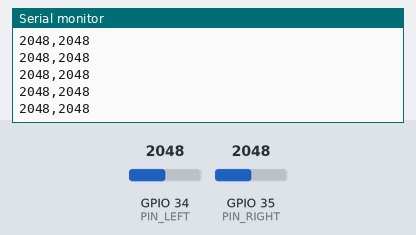
Bench run of a sketch on a simulated ESP32. Parts: the last lines printed to the serial monitor. Inputs (shaded band) come from the test bench; at power-on: GPIO 34 (PIN_LEFT) = 2048, GPIO 35 (PIN_RIGHT) = 2048 (analog values on the 0–4095 scale).

Above: at 1.2 s.
1.3 s: GPIO 34 (PIN_LEFT) set to 2866
At 1.8 s:
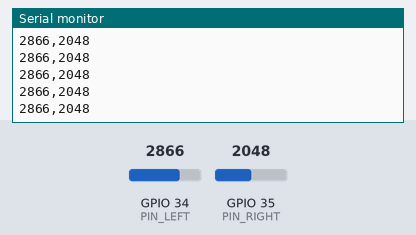
2.8 s: GPIO 35 (PIN_RIGHT) set to 2866
At 3.3 s:
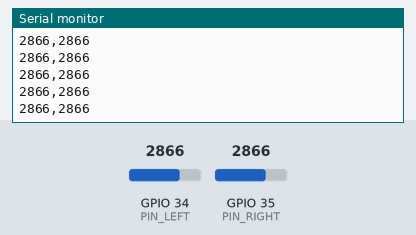
4.3 s: GPIO 34 (PIN_LEFT) set to 3603
At 4.9 s:
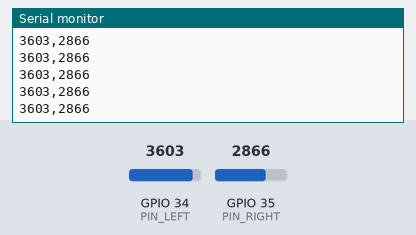
5.8 s: GPIO 35 (PIN_RIGHT) set to 3603
At 6.3 s:
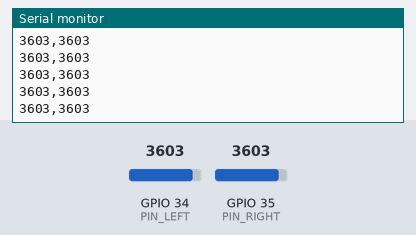
Timing chart, 0 to 8.3 s (numbered marks = the images above; inputs shaded):
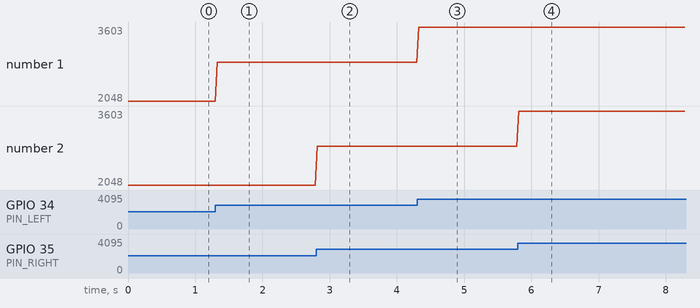

The sketch:

pottery_.ino
```cpp
const int PIN_LEFT  = 34;
const int PIN_RIGHT = 35;

int readAverage(int pin) {
  analogRead(pin);              // throw-away reading
  delayMicroseconds(200);       // let the ADC settle
  long sum = 0;
  for (int i = 0; i < 16; i++) {
    sum += analogRead(pin);
    delayMicroseconds(100);
  }
  return sum / 16;
}

void setup() {
  Serial.begin(115200);
  analogReadResolution(12);                       // values from 0 to 4095
  analogSetPinAttenuation(PIN_LEFT,  ADC_11db);   // full 0 - 3.3 V range
  analogSetPinAttenuation(PIN_RIGHT, ADC_11db);
}

void loop() {
  int left  = readAverage(PIN_LEFT);
  int right = readAverage(PIN_RIGHT);

  Serial.print(left);
  Serial.print(",");
  Serial.println(right);

  delay(20);
}
```

Measured:
- after the input at 1.3 s, the serial monitor: prints a new line at once (image 1)
- after the input at 2.8 s, the serial monitor: prints a new line at once (image 2)
- after the input at 4.3 s, the serial monitor: prints a new line at once (image 3)
- after the input at 5.8 s, the serial monitor: prints a new line at once (image 4)
- plotted number 1: 2048 → 2866 after the input at 1.3 s, 2866 → 3603 after the input at 4.3 s
